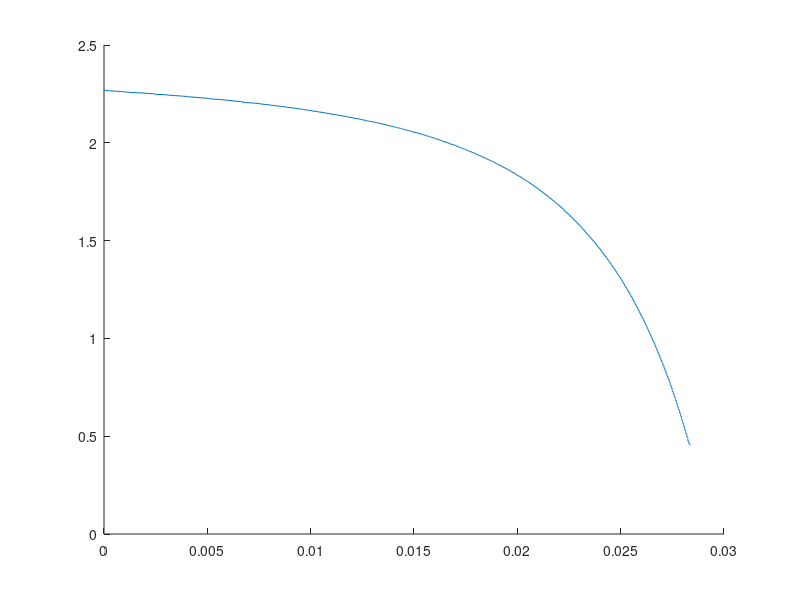

This chart was generated by the following MATLAB code:
%% mesures avec -1A

%%

% Taylor, Fourier, sinus, exponentielle,...

%% A MODIFIER, A ETE FAIT AVEC UN POLYNOME MAIS NE DOIS PAS L'AVOIR ETE
load('capteur.mat')
 
d1 = distance;
d0 = d1.^0;
d2 = d1.^2;
d3 = d1.^3;
d4 = d1.^4;

Y1 = voltage;
X1 = [d0 d1 d2 d3 d4];

a = pinv(X1)*Y1;
a0 = a(1);
a1 = a(2);
a2 = a(3);
a3 = a(4);
a4 = a(5);

V = a0*d0 + a1*d1 + a2*d2 + a3*d3 + a4*d4;

figure(1)
hold on
% plot(distance,V)
plot(distance,voltage)
% legend('Simulation selon les valeurs calculees','Simulation selon les valeurs mesurees')
hold off
